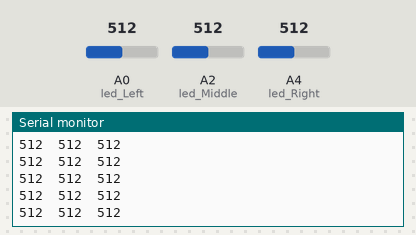
This sketch was run on a simulated Arduino Uno, built with avr-gcc and run on an emulated ATmega328P. Parts: the last lines printed to the serial monitor. The inputs (shaded band) are chosen by the test bench; at power-on: A0 (led_Left) = 512, A2 (led_Middle) = 512, A4 (led_Right) = 512.

Above: at 1.2 s.
1.3 s: A0 (led_Left) set to 11
At 2.0 s:
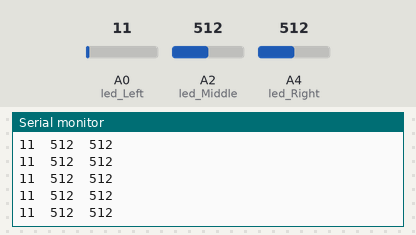
2.8 s: A0 (led_Left) set to 8
At 3.8 s:
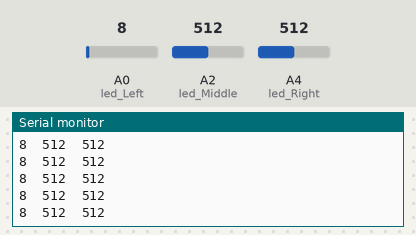
Timing chart, 0 to 5.8 s (numbered marks = the images above; inputs shaded):
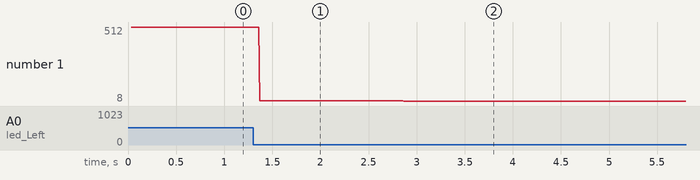

Measured:
- after the input at 1.3 s, the serial monitor: prints a new line after 0.07 s (image 1)
- after the input at 2.8 s, the serial monitor: prints a new line after 0.07 s (image 2)
- plotted number 1: 512 → 11 after the input at 1.3 s, 11 → 8 after the input at 2.8 s

The sketch:

Line_Sensor_Test.ino
```cpp
/*
 * Team Id:          2268
 * Authors List:     Amogh Amonkar
 * Filename:         Line_Sensor_Test
 * Theme:            Ant Bot
 * Functions:        loop(),setup()
 * Global Variables: None
 */

/*Pin to take input from Right LED on the sensor*/
#define led_Right A4
/*Pin to take input from Middle LED on the sensor*/
#define led_Middle A2
/*Pin to take input from Left LED on the sensor*/
#define led_Left A0

void setup()
{
  /*Initiating the the serial communication*/
  Serial.begin(9600);
  /*Declaring all the Input pins of the line sensor*/
  pinMode(led_Right,INPUT);
  pinMode(led_Middle,INPUT);
  pinMode(led_Left,INPUT);

  Serial.println("Left_LED\tMiddle_LED\tRight_LED");
}

void loop()
{
  /*Taking input from the line sensor */
  int Left_LED = analogRead(led_Left);
  int Middle_LED = analogRead(led_Middle);
  int Right_LED = analogRead(led_Right);

  /*Printing the values taken by the line sensor*/
  Serial.print(Left_LED);
  Serial.print("\t");
  Serial.print(Middle_LED);
  Serial.print("\t");
  Serial.println(Right_LED);

}
```
